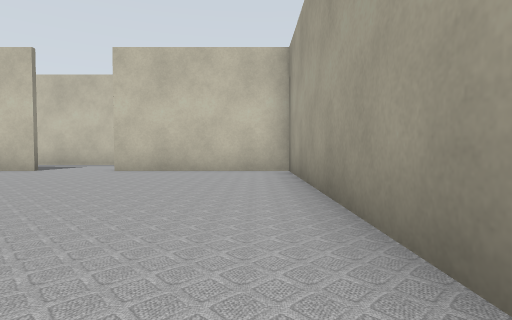
view 1 (above)

16 first-person views from a walk through a world built for the Gazebo simulator. The camera is 0.5 m above the floor, tilts 2° down and sees 80° across. The lines on the ground mark 1 m squares. The floor is counted in squares, 1 m on a side. Each view is taken from the middle of a square. On the plan, view 1 faces up. The plan holds only what a view shows up to about 9 squares ahead; the rest is blank. The place goes on beyond the plan.

view 2
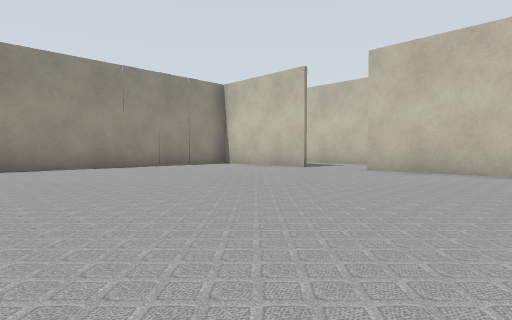

view 3
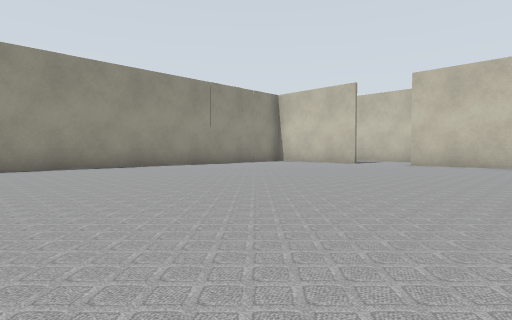

view 4
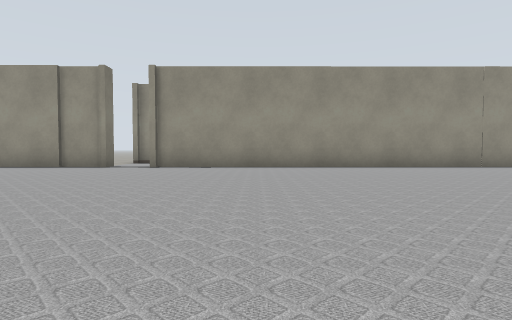

view 5
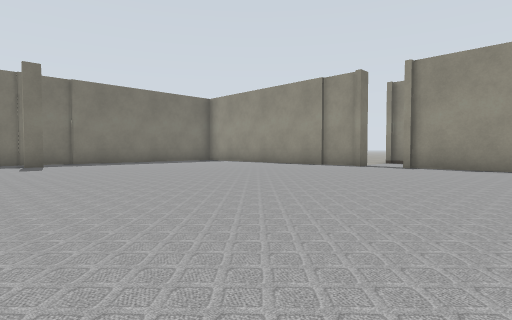

view 6
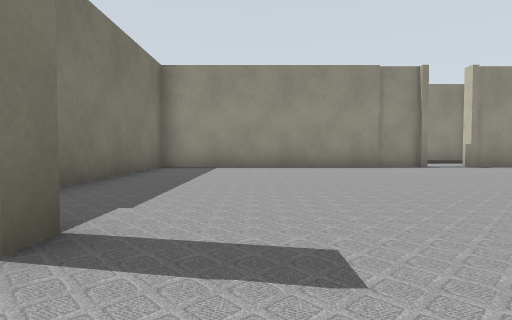

view 7
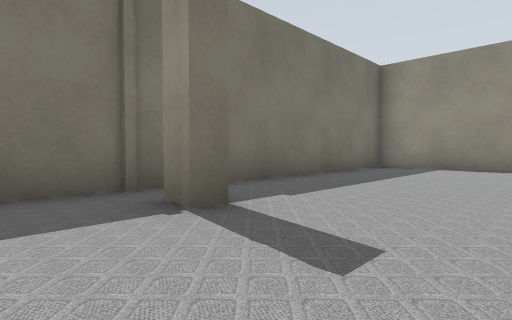

view 8
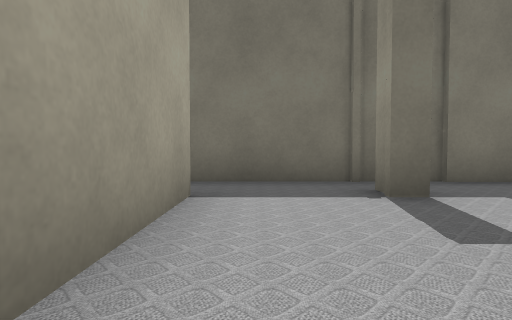

view 9
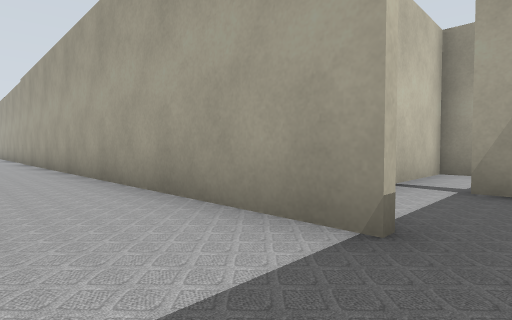

view 10
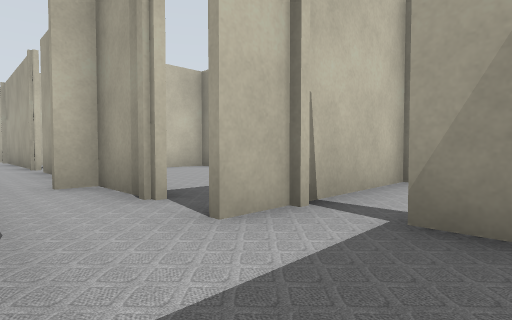

view 11
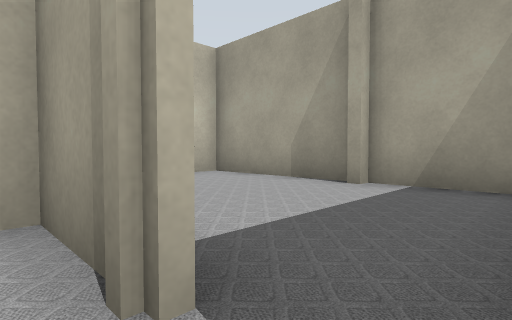

view 12
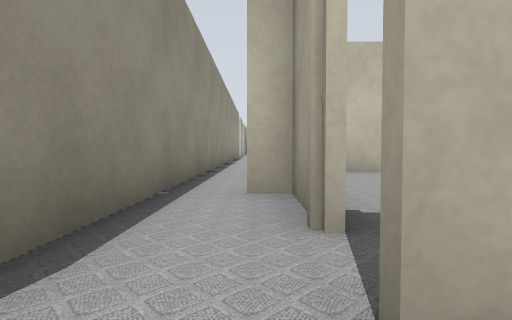

view 13
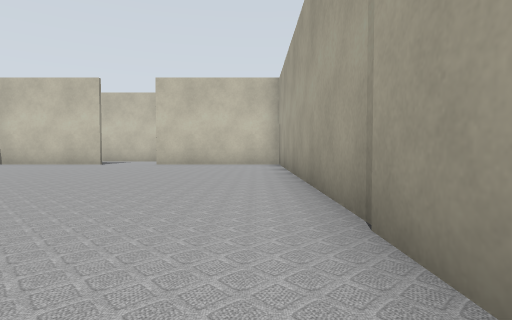

view 14
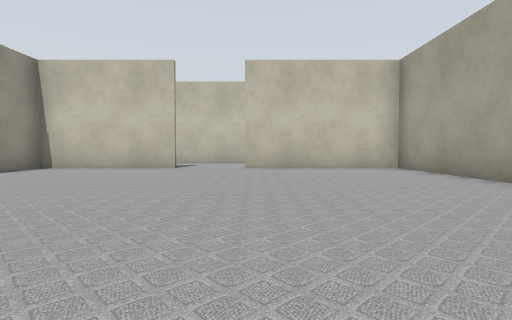

view 15
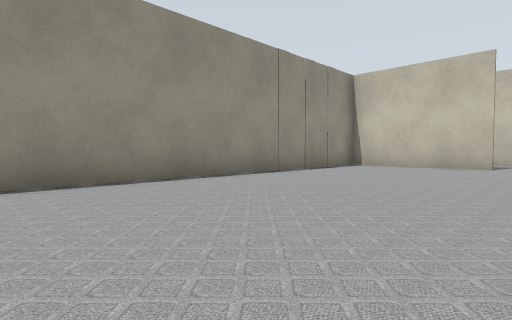

view 16
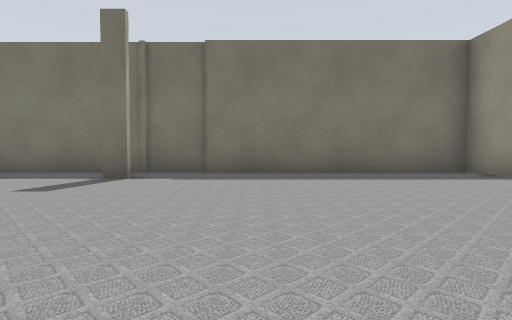

### Floor plan
Points are (right, up) in squares from view 1. A wall is a line through its corners. A room is listed if a view was taken in it or the views show most of it. See-through windows are left out.
Room 1 (views 1, 2, 3, 4, 5, 6, 7, 8, 9, 13, 14, 15, 16)
walls: (-8.7, -7.2) (-8.7, -14.6) (0.6, -14.6); (-1.9, -13.2) (-1.5, -13.2) (-1.5, -13.8); (0.7, -13.4) (0.7, 7.1) (-3.4, 7.1); (-5.1, 7.1) (-8.7, 7.1) (-8.7, -6)
ways out: opening at (1, -14) to room 2; opening at (-4.5, 7); gap at (-9, -6.5); gap at (-2, -14)
Room 2 (views 10, 11, 12)
walls: (2.4, -11.2) (2.4, -9.6) (1.9, -9.6); (3.1, -13.9) (3.1, -13.2); (0.6, -14.6) (1.8, -14.6); (0.9, -4.1) (0.9, -11.8)
ways out: opening at (1, -14) to room 1; opening at (3, -13); gap at (3, -11)

Where each view was taken, in squares from view 1:
view 1: 0 up, 0 right, facing up
view 2: 0 up, 0 right, facing up-left
view 3: 3 down, 0 right, facing up-left
view 4: 3 down, 0 right, facing left
view 5: 3 down, 0 right, facing down-left
view 6: 12 down, 0 right, facing left
view 7: 11 down, 0 right, facing down-left
view 8: 10 down, 0 right, facing down
view 9: 14 down, 1 left, facing up-right
view 10: 14 down, 1 right, facing up-right
view 11: 12 down, 2 right, facing up-right
view 12: 13 down, 2 right, facing up
view 13: 3 down, 0 right, facing up
view 14: 1 down, 3 left, facing up
view 15: 2 down, 4 left, facing up-left
view 16: 8 down, 4 left, facing down
